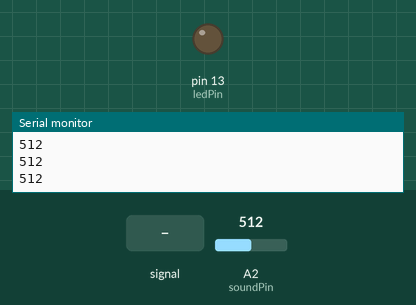
The sketch below on a simulated Arduino Uno, built with avr-gcc and run on an emulated ATmega328P. Shown: output pins drawn as LEDs (lit = HIGH), the last lines printed to the serial monitor. The inputs (shaded band) are chosen by the test bench; at power-on: A2 (soundPin) = 512.

Above: at 1.2 s.
1.3 s: A2 (soundPin) fed a 200 Hz sine of ±255 counts around its level
At 1.54 s:
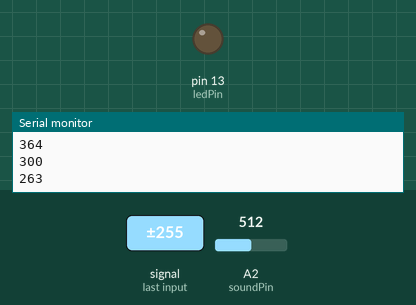
4.3 s: A2 (soundPin) set to 610
At 4.3 s:
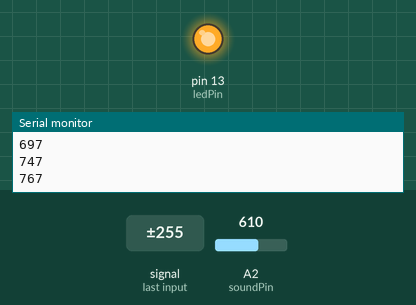
5.8 s: A2 (soundPin) set to 583
At 6.8 s:
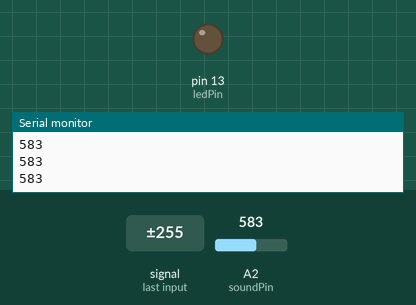
7.3 s: A2 (soundPin) set to 716
At 8.1 s:
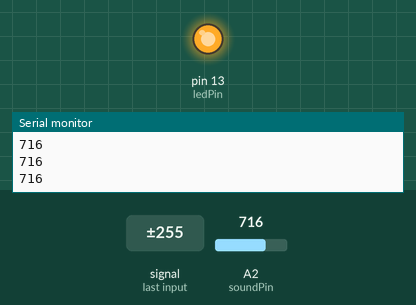
Timing chart, 0 to 9.8 s (numbered marks = the images above; inputs shaded):
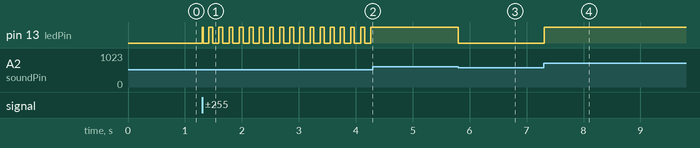

The sketch:

sound.ino
```cpp
int soundPin = 2;
int ledPin = 13;
int threshold = 600;

void setup() {
  pinMode(soundPin, INPUT);
  pinMode(ledPin, OUTPUT);
  Serial.begin(9600);
}

void loop() {
  int soundValue = analogRead(soundPin);
  Serial.println(soundValue);

  if (soundValue > threshold) {
    digitalWrite(ledPin, HIGH);
  } else {
    digitalWrite(ledPin, LOW);
  }

  delay(10);
}
```

Measured:
- the behaviour switches between 601 and 600 on A2 (soundPin) (found by bisection; images 2 and 3)
- after the input at 1.3 s, pin 13 (ledPin): LOW → HIGH at once, then repeats every 0.17 s: LOW 0.10 s, HIGH 0.07 s
- after the input at 4.3 s, pin 13 (ledPin): stops changing and stays HIGH
- after the input at 5.8 s, pin 13 (ledPin): HIGH → LOW at once
- after the input at 7.3 s, pin 13 (ledPin): LOW → HIGH at once
